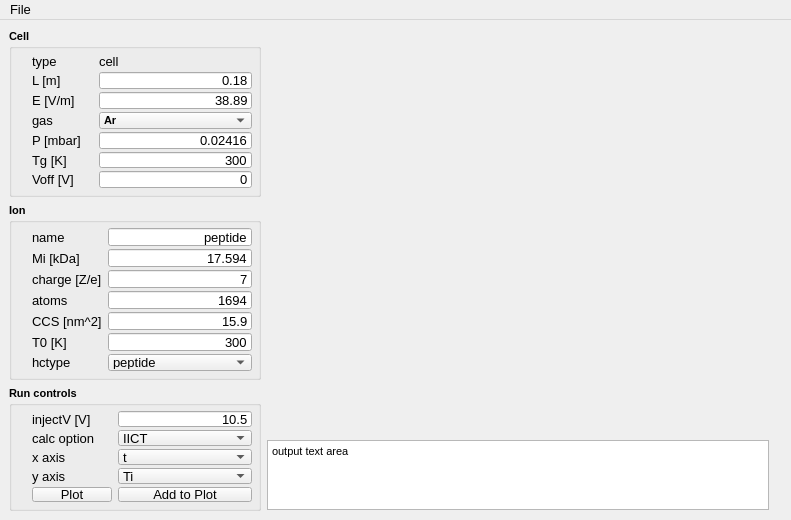
<?xml version="1.0" encoding="UTF-8"?>
<ui version="4.0">
 <class>spa_avg_qt</class>
 <widget class="QMainWindow" name="spa_avg_qt">
  <property name="geometry">
   <rect>
    <x>0</x>
    <y>0</y>
    <width>768</width>
    <height>514</height>
   </rect>
  </property>
  <property name="sizePolicy">
   <sizepolicy hsizetype="Ignored" vsizetype="Ignored">
    <horstretch>0</horstretch>
    <verstretch>0</verstretch>
   </sizepolicy>
  </property>
  <property name="font">
   <font>
    <pointsize>10</pointsize>
   </font>
  </property>
  <property name="windowIcon">
   <iconset>
    <normaloff>ionspa/spa_avg.png</normaloff>ionspa/spa_avg.png</iconset>
  </property>
  <widget class="QWidget" name="centralwidget">
   <property name="sizePolicy">
    <sizepolicy hsizetype="MinimumExpanding" vsizetype="MinimumExpanding">
     <horstretch>1</horstretch>
     <verstretch>1</verstretch>
    </sizepolicy>
   </property>
   <property name="minimumSize">
    <size>
     <width>791</width>
     <height>500</height>
    </size>
   </property>
   <property name="font">
    <font>
     <pointsize>8</pointsize>
    </font>
   </property>
   <layout class="QHBoxLayout" name="horizontalLayout">
    <item>
     <layout class="QVBoxLayout" name="verticalLayoutCtrl">
      <property name="sizeConstraint">
       <enum>QLayout::SetMinAndMaxSize</enum>
      </property>
      <item>
       <widget class="QGroupBox" name="cellgroup">
        <property name="sizePolicy">
         <sizepolicy hsizetype="Fixed" vsizetype="Fixed">
          <horstretch>0</horstretch>
          <verstretch>0</verstretch>
         </sizepolicy>
        </property>
        <property name="minimumSize">
         <size>
          <width>252</width>
          <height>50</height>
         </size>
        </property>
        <property name="font">
         <font>
          <pointsize>8</pointsize>
          <weight>75</weight>
          <bold>true</bold>
         </font>
        </property>
        <property name="title">
         <string>Cell</string>
        </property>
        <layout class="QGridLayout" name="gridLayout" columnstretch="2,5">
         <property name="leftMargin">
          <number>20</number>
         </property>
         <property name="topMargin">
          <number>6</number>
         </property>
         <property name="rightMargin">
          <number>6</number>
         </property>
         <property name="bottomMargin">
          <number>6</number>
         </property>
         <property name="verticalSpacing">
          <number>3</number>
         </property>
         <item row="0" column="0">
          <widget class="QLabel" name="label_ctype">
           <property name="font">
            <font>
             <pointsize>10</pointsize>
             <weight>50</weight>
             <bold>false</bold>
            </font>
           </property>
           <property name="text">
            <string>type</string>
           </property>
          </widget>
         </item>
         <item row="0" column="1">
          <widget class="QLabel" name="label_ctypevalue">
           <property name="font">
            <font>
             <pointsize>10</pointsize>
             <weight>50</weight>
             <bold>false</bold>
            </font>
           </property>
           <property name="toolTip">
            <string>This program always uses a simple 1D cell with constant pressure and axial field</string>
           </property>
           <property name="text">
            <string>cell</string>
           </property>
          </widget>
         </item>
         <item row="1" column="0">
          <widget class="QLabel" name="label_cL">
           <property name="font">
            <font>
             <pointsize>10</pointsize>
             <weight>50</weight>
             <bold>false</bold>
            </font>
           </property>
           <property name="text">
            <string>L [m]</string>
           </property>
          </widget>
         </item>
         <item row="1" column="1">
          <widget class="QLineEdit" name="c_L">
           <property name="font">
            <font>
             <pointsize>10</pointsize>
             <weight>50</weight>
             <bold>false</bold>
            </font>
           </property>
           <property name="toolTip">
            <string>&lt;html&gt;&lt;head/&gt;&lt;body&gt;&lt;p&gt;Length of the collision cell&lt;/p&gt;&lt;/body&gt;&lt;/html&gt;</string>
           </property>
           <property name="text">
            <string>0.18</string>
           </property>
           <property name="alignment">
            <set>Qt::AlignRight|Qt::AlignTrailing|Qt::AlignVCenter</set>
           </property>
          </widget>
         </item>
         <item row="2" column="0">
          <widget class="QLabel" name="label_cE">
           <property name="font">
            <font>
             <pointsize>10</pointsize>
             <weight>50</weight>
             <bold>false</bold>
            </font>
           </property>
           <property name="text">
            <string>E [V/m]</string>
           </property>
          </widget>
         </item>
         <item row="2" column="1">
          <widget class="QLineEdit" name="c_E">
           <property name="font">
            <font>
             <pointsize>10</pointsize>
             <weight>50</weight>
             <bold>false</bold>
            </font>
           </property>
           <property name="toolTip">
            <string>&lt;html&gt;&lt;head/&gt;&lt;body&gt;&lt;p&gt;Constant axial electric field&lt;/p&gt;&lt;/body&gt;&lt;/html&gt;</string>
           </property>
           <property name="text">
            <string>38.89</string>
           </property>
           <property name="alignment">
            <set>Qt::AlignRight|Qt::AlignTrailing|Qt::AlignVCenter</set>
           </property>
          </widget>
         </item>
         <item row="3" column="0">
          <widget class="QLabel" name="label_cMg">
           <property name="font">
            <font>
             <pointsize>10</pointsize>
             <weight>50</weight>
             <bold>false</bold>
            </font>
           </property>
           <property name="text">
            <string>gas</string>
           </property>
          </widget>
         </item>
         <item row="4" column="0">
          <widget class="QLabel" name="label_crho">
           <property name="font">
            <font>
             <pointsize>10</pointsize>
             <weight>50</weight>
             <bold>false</bold>
            </font>
           </property>
           <property name="text">
            <string>P [mbar]</string>
           </property>
          </widget>
         </item>
         <item row="4" column="1">
          <widget class="QLineEdit" name="c_P">
           <property name="font">
            <font>
             <pointsize>10</pointsize>
             <weight>50</weight>
             <bold>false</bold>
            </font>
           </property>
           <property name="toolTip">
            <string>&lt;html&gt;&lt;head/&gt;&lt;body&gt;&lt;p&gt;Pressure for the collision gas in the cell&lt;/p&gt;&lt;/body&gt;&lt;/html&gt;</string>
           </property>
           <property name="text">
            <string>0.02416</string>
           </property>
           <property name="alignment">
            <set>Qt::AlignRight|Qt::AlignTrailing|Qt::AlignVCenter</set>
           </property>
          </widget>
         </item>
         <item row="5" column="0">
          <widget class="QLabel" name="label_cTg">
           <property name="font">
            <font>
             <pointsize>10</pointsize>
             <weight>50</weight>
             <bold>false</bold>
            </font>
           </property>
           <property name="text">
            <string>Tg [K]</string>
           </property>
          </widget>
         </item>
         <item row="5" column="1">
          <widget class="QLineEdit" name="c_Tg">
           <property name="font">
            <font>
             <pointsize>10</pointsize>
             <weight>50</weight>
             <bold>false</bold>
            </font>
           </property>
           <property name="toolTip">
            <string>&lt;html&gt;&lt;head/&gt;&lt;body&gt;&lt;p&gt;Temperature of the collision gas&lt;/p&gt;&lt;/body&gt;&lt;/html&gt;</string>
           </property>
           <property name="text">
            <string>300</string>
           </property>
           <property name="alignment">
            <set>Qt::AlignRight|Qt::AlignTrailing|Qt::AlignVCenter</set>
           </property>
          </widget>
         </item>
         <item row="6" column="0">
          <widget class="QLabel" name="label_cVoff">
           <property name="font">
            <font>
             <pointsize>10</pointsize>
             <weight>50</weight>
             <bold>false</bold>
            </font>
           </property>
           <property name="text">
            <string>Voff [V]</string>
           </property>
          </widget>
         </item>
         <item row="6" column="1">
          <widget class="QLineEdit" name="c_Voff">
           <property name="font">
            <font>
             <pointsize>10</pointsize>
             <weight>50</weight>
             <bold>false</bold>
            </font>
           </property>
           <property name="contextMenuPolicy">
            <enum>Qt::PreventContextMenu</enum>
           </property>
           <property name="toolTip">
            <string>&lt;html&gt;&lt;head/&gt;&lt;body&gt;&lt;p&gt;A convenience offset added to the injection voltage (injectV) to account for additional initial ion energy not incorporated into the instrument collision energy setting&lt;/p&gt;&lt;/body&gt;&lt;/html&gt;</string>
           </property>
           <property name="text">
            <string>0</string>
           </property>
           <property name="alignment">
            <set>Qt::AlignRight|Qt::AlignTrailing|Qt::AlignVCenter</set>
           </property>
          </widget>
         </item>
         <item row="3" column="1">
          <widget class="QComboBox" name="c_gas">
           <property name="toolTip">
            <string>&lt;html&gt;&lt;head/&gt;&lt;body&gt;&lt;p&gt;Gas name in the cell&lt;/p&gt;&lt;/body&gt;&lt;/html&gt;</string>
           </property>
           <property name="currentText">
            <string>N2</string>
           </property>
           <item>
            <property name="text">
             <string>Ar</string>
            </property>
           </item>
           <item>
            <property name="text">
             <string>He</string>
            </property>
           </item>
           <item>
            <property name="text">
             <string>N2</string>
            </property>
           </item>
          </widget>
         </item>
        </layout>
       </widget>
      </item>
      <item>
       <widget class="QGroupBox" name="iongroup">
        <property name="sizePolicy">
         <sizepolicy hsizetype="Fixed" vsizetype="Fixed">
          <horstretch>0</horstretch>
          <verstretch>0</verstretch>
         </sizepolicy>
        </property>
        <property name="minimumSize">
         <size>
          <width>252</width>
          <height>50</height>
         </size>
        </property>
        <property name="font">
         <font>
          <pointsize>8</pointsize>
          <weight>75</weight>
          <bold>true</bold>
         </font>
        </property>
        <property name="title">
         <string>Ion</string>
        </property>
        <layout class="QGridLayout" name="gridLayout_2" columnstretch="2,5">
         <property name="leftMargin">
          <number>20</number>
         </property>
         <property name="topMargin">
          <number>6</number>
         </property>
         <property name="rightMargin">
          <number>6</number>
         </property>
         <property name="bottomMargin">
          <number>6</number>
         </property>
         <property name="verticalSpacing">
          <number>3</number>
         </property>
         <item row="0" column="0">
          <widget class="QLabel" name="label_iname">
           <property name="font">
            <font>
             <pointsize>10</pointsize>
             <weight>50</weight>
             <bold>false</bold>
            </font>
           </property>
           <property name="text">
            <string>name</string>
           </property>
          </widget>
         </item>
         <item row="0" column="1">
          <widget class="QLineEdit" name="i_name">
           <property name="font">
            <font>
             <pointsize>10</pointsize>
             <weight>50</weight>
             <bold>false</bold>
            </font>
           </property>
           <property name="toolTip">
            <string>&lt;html&gt;&lt;head/&gt;&lt;body&gt;&lt;p&gt;Ion name for labeling purposes&lt;/p&gt;&lt;/body&gt;&lt;/html&gt;</string>
           </property>
           <property name="text">
            <string>peptide</string>
           </property>
           <property name="alignment">
            <set>Qt::AlignRight|Qt::AlignTrailing|Qt::AlignVCenter</set>
           </property>
          </widget>
         </item>
         <item row="1" column="0">
          <widget class="QLabel" name="label_iMi">
           <property name="font">
            <font>
             <pointsize>10</pointsize>
             <weight>50</weight>
             <bold>false</bold>
            </font>
           </property>
           <property name="text">
            <string>Mi [kDa]</string>
           </property>
          </widget>
         </item>
         <item row="1" column="1">
          <widget class="QLineEdit" name="i_Mi">
           <property name="font">
            <font>
             <pointsize>10</pointsize>
             <weight>50</weight>
             <bold>false</bold>
            </font>
           </property>
           <property name="toolTip">
            <string>&lt;html&gt;&lt;head/&gt;&lt;body&gt;&lt;p&gt;Ion mass in kDa&lt;/p&gt;&lt;/body&gt;&lt;/html&gt;</string>
           </property>
           <property name="text">
            <string>17.594</string>
           </property>
           <property name="alignment">
            <set>Qt::AlignRight|Qt::AlignTrailing|Qt::AlignVCenter</set>
           </property>
          </widget>
         </item>
         <item row="2" column="0">
          <widget class="QLabel" name="label_icharge">
           <property name="font">
            <font>
             <pointsize>10</pointsize>
             <weight>50</weight>
             <bold>false</bold>
            </font>
           </property>
           <property name="text">
            <string>charge [Z/e]</string>
           </property>
          </widget>
         </item>
         <item row="2" column="1">
          <widget class="QLineEdit" name="i_charge">
           <property name="font">
            <font>
             <pointsize>10</pointsize>
             <weight>50</weight>
             <bold>false</bold>
            </font>
           </property>
           <property name="toolTip">
            <string>&lt;html&gt;&lt;head/&gt;&lt;body&gt;&lt;p&gt;Ion charge state&lt;/p&gt;&lt;/body&gt;&lt;/html&gt;</string>
           </property>
           <property name="text">
            <string>7</string>
           </property>
           <property name="alignment">
            <set>Qt::AlignRight|Qt::AlignTrailing|Qt::AlignVCenter</set>
           </property>
          </widget>
         </item>
         <item row="3" column="0">
          <widget class="QLabel" name="label_iatoms">
           <property name="font">
            <font>
             <pointsize>10</pointsize>
             <weight>50</weight>
             <bold>false</bold>
            </font>
           </property>
           <property name="text">
            <string>atoms</string>
           </property>
          </widget>
         </item>
         <item row="3" column="1">
          <widget class="QLineEdit" name="i_atoms">
           <property name="font">
            <font>
             <pointsize>10</pointsize>
             <weight>50</weight>
             <bold>false</bold>
            </font>
           </property>
           <property name="toolTip">
            <string>&lt;html&gt;&lt;head/&gt;&lt;body&gt;&lt;p&gt;Number of atoms in the ion&lt;/p&gt;&lt;/body&gt;&lt;/html&gt;</string>
           </property>
           <property name="text">
            <string>1694</string>
           </property>
           <property name="alignment">
            <set>Qt::AlignRight|Qt::AlignTrailing|Qt::AlignVCenter</set>
           </property>
          </widget>
         </item>
         <item row="4" column="0">
          <widget class="QLabel" name="label_iCCS">
           <property name="font">
            <font>
             <pointsize>10</pointsize>
             <weight>50</weight>
             <bold>false</bold>
            </font>
           </property>
           <property name="text">
            <string>CCS [nm^2]</string>
           </property>
          </widget>
         </item>
         <item row="4" column="1">
          <widget class="QLineEdit" name="i_CCS">
           <property name="font">
            <font>
             <pointsize>10</pointsize>
             <weight>50</weight>
             <bold>false</bold>
            </font>
           </property>
           <property name="toolTip">
            <string>&lt;html&gt;&lt;head/&gt;&lt;body&gt;&lt;p&gt;Collision cross section of the ion with the collision gas&lt;/p&gt;&lt;/body&gt;&lt;/html&gt;</string>
           </property>
           <property name="text">
            <string>15.9</string>
           </property>
           <property name="alignment">
            <set>Qt::AlignRight|Qt::AlignTrailing|Qt::AlignVCenter</set>
           </property>
          </widget>
         </item>
         <item row="5" column="0">
          <widget class="QLabel" name="label_iT0">
           <property name="font">
            <font>
             <pointsize>10</pointsize>
             <weight>50</weight>
             <bold>false</bold>
            </font>
           </property>
           <property name="text">
            <string>T0 [K]</string>
           </property>
          </widget>
         </item>
         <item row="5" column="1">
          <widget class="QLineEdit" name="i_T0">
           <property name="font">
            <font>
             <pointsize>10</pointsize>
             <weight>50</weight>
             <bold>false</bold>
            </font>
           </property>
           <property name="toolTip">
            <string>&lt;html&gt;&lt;head/&gt;&lt;body&gt;&lt;p&gt;Initial ion internal temperature&lt;/p&gt;&lt;/body&gt;&lt;/html&gt;</string>
           </property>
           <property name="text">
            <string>300</string>
           </property>
           <property name="alignment">
            <set>Qt::AlignRight|Qt::AlignTrailing|Qt::AlignVCenter</set>
           </property>
          </widget>
         </item>
         <item row="6" column="0">
          <widget class="QLabel" name="label_ihctype">
           <property name="font">
            <font>
             <pointsize>10</pointsize>
             <weight>50</weight>
             <bold>false</bold>
            </font>
           </property>
           <property name="text">
            <string>hctype</string>
           </property>
          </widget>
         </item>
         <item row="6" column="1">
          <widget class="QComboBox" name="i_hctype">
           <property name="font">
            <font>
             <pointsize>10</pointsize>
             <weight>50</weight>
             <bold>false</bold>
            </font>
           </property>
           <property name="toolTip">
            <string>&lt;html&gt;&lt;head/&gt;&lt;body&gt;&lt;p&gt;Ion structure type, determining the heat capacity function&lt;/p&gt;&lt;/body&gt;&lt;/html&gt;</string>
           </property>
           <property name="currentText">
            <string>peptide</string>
           </property>
           <property name="currentIndex">
            <number>5</number>
           </property>
           <item>
            <property name="text">
             <string>lipid</string>
            </property>
           </item>
           <item>
            <property name="text">
             <string>oligonucleotide</string>
            </property>
           </item>
           <item>
            <property name="text">
             <string>drug</string>
            </property>
           </item>
           <item>
            <property name="text">
             <string>sugar</string>
            </property>
           </item>
           <item>
            <property name="text">
             <string>tunemix</string>
            </property>
           </item>
           <item>
            <property name="text">
             <string>peptide</string>
            </property>
           </item>
           <item>
            <property name="text">
             <string>peptide90</string>
            </property>
           </item>
          </widget>
         </item>
        </layout>
       </widget>
      </item>
      <item>
       <widget class="QGroupBox" name="rungroup">
        <property name="sizePolicy">
         <sizepolicy hsizetype="Fixed" vsizetype="Fixed">
          <horstretch>0</horstretch>
          <verstretch>0</verstretch>
         </sizepolicy>
        </property>
        <property name="minimumSize">
         <size>
          <width>252</width>
          <height>50</height>
         </size>
        </property>
        <property name="font">
         <font>
          <pointsize>8</pointsize>
          <weight>75</weight>
          <bold>true</bold>
         </font>
        </property>
        <property name="title">
         <string>Run controls</string>
        </property>
        <layout class="QGridLayout" name="gridLayout_3" columnstretch="2,5">
         <property name="leftMargin">
          <number>20</number>
         </property>
         <property name="topMargin">
          <number>6</number>
         </property>
         <property name="rightMargin">
          <number>6</number>
         </property>
         <property name="bottomMargin">
          <number>6</number>
         </property>
         <property name="verticalSpacing">
          <number>3</number>
         </property>
         <item row="0" column="0">
          <widget class="QLabel" name="lbl_rInjectV">
           <property name="font">
            <font>
             <pointsize>10</pointsize>
             <weight>50</weight>
             <bold>false</bold>
            </font>
           </property>
           <property name="text">
            <string>injectV [V]</string>
           </property>
          </widget>
         </item>
         <item row="0" column="1">
          <widget class="QLineEdit" name="run_injectV">
           <property name="font">
            <font>
             <pointsize>10</pointsize>
             <weight>50</weight>
             <bold>false</bold>
            </font>
           </property>
           <property name="toolTip">
            <string>&lt;html&gt;&lt;head/&gt;&lt;body&gt;&lt;p&gt;Ion injection voltage, often referred to as collision energy&lt;/p&gt;&lt;/body&gt;&lt;/html&gt;</string>
           </property>
           <property name="text">
            <string>10.5</string>
           </property>
           <property name="alignment">
            <set>Qt::AlignRight|Qt::AlignTrailing|Qt::AlignVCenter</set>
           </property>
          </widget>
         </item>
         <item row="1" column="0">
          <widget class="QLabel" name="lbl_rcalcoption">
           <property name="font">
            <font>
             <pointsize>10</pointsize>
             <weight>50</weight>
             <bold>false</bold>
            </font>
           </property>
           <property name="text">
            <string>calc option</string>
           </property>
          </widget>
         </item>
         <item row="1" column="1">
          <widget class="QComboBox" name="run_calcoption">
           <property name="font">
            <font>
             <pointsize>10</pointsize>
             <weight>50</weight>
             <bold>false</bold>
            </font>
           </property>
           <property name="toolTip">
            <string>&lt;html&gt;&lt;head/&gt;&lt;body&gt;&lt;p&gt;Choice of calculation method with IICT as the suggested method&lt;/p&gt;&lt;/body&gt;&lt;/html&gt;</string>
           </property>
           <item>
            <property name="text">
             <string>IICT</string>
            </property>
           </item>
           <item>
            <property name="text">
             <string>ELASTIC</string>
            </property>
           </item>
           <item>
            <property name="text">
             <string>ELASTICHO</string>
            </property>
           </item>
           <item>
            <property name="text">
             <string>INELTH</string>
            </property>
           </item>
          </widget>
         </item>
         <item row="2" column="0">
          <widget class="QLabel" name="lbl_xaxis">
           <property name="font">
            <font>
             <pointsize>10</pointsize>
             <weight>50</weight>
             <bold>false</bold>
            </font>
           </property>
           <property name="text">
            <string>x axis</string>
           </property>
          </widget>
         </item>
         <item row="2" column="1">
          <widget class="QComboBox" name="run_xaxis">
           <property name="font">
            <font>
             <pointsize>10</pointsize>
             <weight>50</weight>
             <bold>false</bold>
            </font>
           </property>
           <property name="toolTip">
            <string>&lt;html&gt;&lt;head/&gt;&lt;body&gt;&lt;p&gt;Variable used for the plot horizontal axis&lt;/p&gt;&lt;/body&gt;&lt;/html&gt;</string>
           </property>
           <item>
            <property name="text">
             <string>t</string>
            </property>
           </item>
           <item>
            <property name="text">
             <string>coll</string>
            </property>
           </item>
           <item>
            <property name="text">
             <string>zp</string>
            </property>
           </item>
          </widget>
         </item>
         <item row="3" column="0">
          <widget class="QLabel" name="lbl_yaxis">
           <property name="font">
            <font>
             <pointsize>10</pointsize>
             <weight>50</weight>
             <bold>false</bold>
            </font>
           </property>
           <property name="text">
            <string>y axis</string>
           </property>
          </widget>
         </item>
         <item row="3" column="1">
          <widget class="QComboBox" name="run_yaxis">
           <property name="font">
            <font>
             <pointsize>10</pointsize>
             <weight>50</weight>
             <bold>false</bold>
            </font>
           </property>
           <property name="toolTip">
            <string>&lt;html&gt;&lt;head/&gt;&lt;body&gt;&lt;p&gt;Variable used for the plot vertical axis&lt;/p&gt;&lt;/body&gt;&lt;/html&gt;</string>
           </property>
           <item>
            <property name="text">
             <string>Ti</string>
            </property>
           </item>
           <item>
            <property name="text">
             <string>coll</string>
            </property>
           </item>
           <item>
            <property name="text">
             <string>KE</string>
            </property>
           </item>
           <item>
            <property name="text">
             <string>ui</string>
            </property>
           </item>
           <item>
            <property name="text">
             <string>chi</string>
            </property>
           </item>
           <item>
            <property name="text">
             <string>zp</string>
            </property>
           </item>
          </widget>
         </item>
         <item row="4" column="0">
          <widget class="QPushButton" name="butn_plot">
           <property name="font">
            <font>
             <pointsize>10</pointsize>
             <weight>50</weight>
             <bold>false</bold>
            </font>
           </property>
           <property name="toolTip">
            <string>&lt;html&gt;&lt;head/&gt;&lt;body&gt;&lt;p&gt;Remove any previous plots, run the calculation and graph results&lt;/p&gt;&lt;/body&gt;&lt;/html&gt;</string>
           </property>
           <property name="text">
            <string>Plot</string>
           </property>
          </widget>
         </item>
         <item row="4" column="1">
          <widget class="QPushButton" name="butn_addplot">
           <property name="font">
            <font>
             <pointsize>10</pointsize>
             <weight>50</weight>
             <bold>false</bold>
            </font>
           </property>
           <property name="toolTip">
            <string>&lt;html&gt;&lt;head/&gt;&lt;body&gt;&lt;p&gt;Run the calculation and add a line to the plot&lt;/p&gt;&lt;/body&gt;&lt;/html&gt;</string>
           </property>
           <property name="text">
            <string>Add to Plot</string>
           </property>
          </widget>
         </item>
        </layout>
       </widget>
      </item>
      <item>
       <spacer name="verticalSpacer_2">
        <property name="orientation">
         <enum>Qt::Vertical</enum>
        </property>
        <property name="sizeType">
         <enum>QSizePolicy::MinimumExpanding</enum>
        </property>
        <property name="sizeHint" stdset="0">
         <size>
          <width>20</width>
          <height>0</height>
         </size>
        </property>
       </spacer>
      </item>
     </layout>
    </item>
    <item>
     <layout class="QVBoxLayout" name="verticalLayoutPlot">
      <property name="spacing">
       <number>2</number>
      </property>
      <item>
       <widget class="MplWidget" name="plot_widget" native="true">
        <property name="sizePolicy">
         <sizepolicy hsizetype="MinimumExpanding" vsizetype="MinimumExpanding">
          <horstretch>1</horstretch>
          <verstretch>1</verstretch>
         </sizepolicy>
        </property>
        <property name="minimumSize">
         <size>
          <width>300</width>
          <height>300</height>
         </size>
        </property>
       </widget>
      </item>
      <item>
       <widget class="QPlainTextEdit" name="statustext">
        <property name="sizePolicy">
         <sizepolicy hsizetype="MinimumExpanding" vsizetype="Fixed">
          <horstretch>1</horstretch>
          <verstretch>0</verstretch>
         </sizepolicy>
        </property>
        <property name="maximumSize">
         <size>
          <width>16777215</width>
          <height>70</height>
         </size>
        </property>
        <property name="toolTip">
         <string>&lt;html&gt;&lt;head/&gt;&lt;body&gt;&lt;p&gt;parameter structure used for each plot&lt;/p&gt;&lt;/body&gt;&lt;/html&gt;</string>
        </property>
        <property name="lineWrapMode">
         <enum>QPlainTextEdit::NoWrap</enum>
        </property>
        <property name="readOnly">
         <bool>true</bool>
        </property>
        <property name="plainText">
         <string>output text area</string>
        </property>
       </widget>
      </item>
      <item>
       <spacer name="verticalSpacer">
        <property name="orientation">
         <enum>Qt::Vertical</enum>
        </property>
        <property name="sizeType">
         <enum>QSizePolicy::Fixed</enum>
        </property>
        <property name="sizeHint" stdset="0">
         <size>
          <width>20</width>
          <height>1</height>
         </size>
        </property>
       </spacer>
      </item>
     </layout>
    </item>
    <item>
     <spacer name="horizontalSpacer">
      <property name="orientation">
       <enum>Qt::Horizontal</enum>
      </property>
      <property name="sizeType">
       <enum>QSizePolicy::Fixed</enum>
      </property>
      <property name="sizeHint" stdset="0">
       <size>
        <width>13</width>
        <height>20</height>
       </size>
      </property>
     </spacer>
    </item>
   </layout>
  </widget>
  <widget class="QMenuBar" name="menubar">
   <property name="geometry">
    <rect>
     <x>0</x>
     <y>0</y>
     <width>768</width>
     <height>24</height>
    </rect>
   </property>
   <widget class="QMenu" name="menuFile">
    <property name="title">
     <string>File</string>
    </property>
    <addaction name="actionOpen_cell_ion_params"/>
    <addaction name="actionExport_plot_data"/>
    <addaction name="actionSave_run_params"/>
   </widget>
   <addaction name="menuFile"/>
  </widget>
  <action name="actionOpen_cell_ion_params">
   <property name="text">
    <string>Open cell, ion params</string>
   </property>
   <property name="shortcut">
    <string>Ctrl+O</string>
   </property>
  </action>
  <action name="actionExport_plot_data">
   <property name="text">
    <string>Export plot data</string>
   </property>
   <property name="shortcut">
    <string>Ctrl+E</string>
   </property>
  </action>
  <action name="actionSave_run_params">
   <property name="text">
    <string>Save run params</string>
   </property>
   <property name="shortcut">
    <string>Ctrl+S</string>
   </property>
  </action>
 </widget>
 <customwidgets>
  <customwidget>
   <class>MplWidget</class>
   <extends>QWidget</extends>
   <header>mplwidget.h</header>
   <container>1</container>
  </customwidget>
 </customwidgets>
 <resources/>
 <connections/>
</ui>
